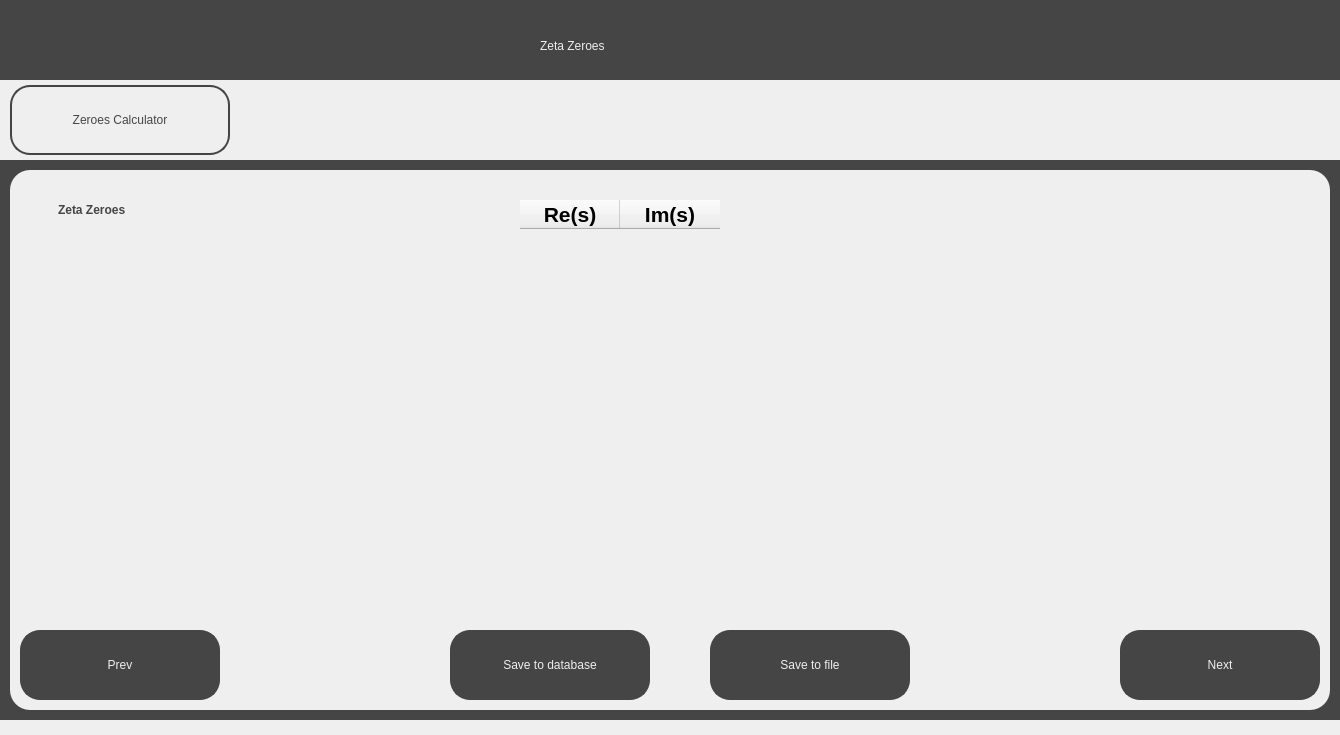
<?xml version="1.0" encoding="UTF-8"?>
<ui version="4.0">
 <class>CalculateZeroes2Screen</class>
 <widget class="QDialog" name="CalculateZeroes2Screen">
  <property name="geometry">
   <rect>
    <x>0</x>
    <y>0</y>
    <width>1340</width>
    <height>735</height>
   </rect>
  </property>
  <property name="windowTitle">
   <string>Visualising the Riemann Hypothesis - Zeta Zeroes</string>
  </property>
  <property name="sizeGripEnabled">
   <bool>false</bool>
  </property>
  <widget class="QWidget" name="widget" native="true">
   <property name="geometry">
    <rect>
     <x>0</x>
     <y>0</y>
     <width>1340</width>
     <height>720</height>
    </rect>
   </property>
   <property name="styleSheet">
    <string notr="true">background-color: rgb(69, 69, 69);</string>
   </property>
   <widget class="QLabel" name="Title">
    <property name="geometry">
     <rect>
      <x>540</x>
      <y>20</y>
      <width>261</width>
      <height>51</height>
     </rect>
    </property>
    <property name="styleSheet">
     <string notr="true">font: 36pt &quot;Sans Serif&quot;; color:rgb(239, 239, 239)</string>
    </property>
    <property name="text">
     <string>Zeta Zeroes</string>
    </property>
   </widget>
   <widget class="QWidget" name="TabBar" native="true">
    <property name="geometry">
     <rect>
      <x>0</x>
      <y>80</y>
      <width>1340</width>
      <height>80</height>
     </rect>
    </property>
    <property name="styleSheet">
     <string notr="true">background-color: rgb(239, 239, 239);</string>
    </property>
    <widget class="QPushButton" name="ZeroesTab">
     <property name="geometry">
      <rect>
       <x>10</x>
       <y>5</y>
       <width>220</width>
       <height>70</height>
      </rect>
     </property>
     <property name="cursor">
      <cursorShape>PointingHandCursor</cursorShape>
     </property>
     <property name="styleSheet">
      <string notr="true">border: 2px solid;
border-radius: 20px;
border-color:rgb(69, 69, 69);
background-color: rgb(239, 239,239);
font: 12pt &quot;Sans Serif&quot;; color:rgb(69, 69, 69);
</string>
     </property>
     <property name="text">
      <string>Zeroes Calculator</string>
     </property>
    </widget>
   </widget>
   <widget class="QWidget" name="MainWidget" native="true">
    <property name="geometry">
     <rect>
      <x>10</x>
      <y>170</y>
      <width>1320</width>
      <height>540</height>
     </rect>
    </property>
    <property name="styleSheet">
     <string notr="true">background-color: rgb(239, 239, 239);
border-radius: 20px;</string>
    </property>
    <widget class="QPushButton" name="PrevButton">
     <property name="geometry">
      <rect>
       <x>10</x>
       <y>460</y>
       <width>200</width>
       <height>70</height>
      </rect>
     </property>
     <property name="cursor">
      <cursorShape>PointingHandCursor</cursorShape>
     </property>
     <property name="styleSheet">
      <string notr="true">border: 2px solid;
border-radius: 20px;
border-color:rgb(69, 69, 69);
background-color: rgb(69, 69, 69);
font: 12pt &quot;Sans Serif&quot;; color:rgb(239, 239, 239);
</string>
     </property>
     <property name="text">
      <string>Prev</string>
     </property>
    </widget>
    <widget class="QPushButton" name="NextButton">
     <property name="geometry">
      <rect>
       <x>1110</x>
       <y>460</y>
       <width>200</width>
       <height>70</height>
      </rect>
     </property>
     <property name="cursor">
      <cursorShape>PointingHandCursor</cursorShape>
     </property>
     <property name="styleSheet">
      <string notr="true">border: 2px solid;
border-radius: 20px;
border-color:rgb(69, 69, 69);
background-color: rgb(69, 69, 69);
font: 12pt &quot;Sans Serif&quot;; color:rgb(239, 239, 239);
</string>
     </property>
     <property name="text">
      <string>Next</string>
     </property>
    </widget>
    <widget class="QLabel" name="SubTitleText">
     <property name="geometry">
      <rect>
       <x>40</x>
       <y>20</y>
       <width>381</width>
       <height>41</height>
      </rect>
     </property>
     <property name="styleSheet">
      <string notr="true">font: 25pt &quot;Sans Serif&quot;; color:rgb(69, 69, 69);
background-color: rgb(239, 239, 239); padding: 5px;</string>
     </property>
     <property name="text">
      <string>&lt;html&gt;&lt;head/&gt;&lt;body&gt;&lt;p&gt;&lt;span style=&quot; font-weight:600;&quot;&gt;Zeta Zeroes&lt;/span&gt;&lt;/p&gt;&lt;/body&gt;&lt;/html&gt;</string>
     </property>
    </widget>
    <widget class="QLabel" name="ErrorLabel">
     <property name="geometry">
      <rect>
       <x>365</x>
       <y>390</y>
       <width>611</width>
       <height>61</height>
      </rect>
     </property>
     <property name="styleSheet">
      <string notr="true">color: rgb(255, 0, 0);
font: 18pt &quot;Sans Serif&quot;;</string>
     </property>
     <property name="text">
      <string>&lt;html&gt;&lt;head/&gt;&lt;body&gt;&lt;p align=&quot;center&quot;&gt;&lt;br/&gt;&lt;/p&gt;&lt;/body&gt;&lt;/html&gt;</string>
     </property>
    </widget>
    <widget class="QTableWidget" name="ZetaTable">
     <property name="geometry">
      <rect>
       <x>510</x>
       <y>30</y>
       <width>300</width>
       <height>351</height>
      </rect>
     </property>
     <column>
      <property name="text">
       <string>Re(s)</string>
      </property>
      <property name="font">
       <font>
        <pointsize>16</pointsize>
        <weight>75</weight>
        <bold>true</bold>
       </font>
      </property>
      <property name="textAlignment">
       <set>AlignCenter</set>
      </property>
     </column>
     <column>
      <property name="text">
       <string>Im(s)</string>
      </property>
      <property name="font">
       <font>
        <pointsize>16</pointsize>
        <weight>75</weight>
        <bold>true</bold>
       </font>
      </property>
      <property name="textAlignment">
       <set>AlignCenter</set>
      </property>
     </column>
    </widget>
    <widget class="QPushButton" name="DatabaseButton">
     <property name="geometry">
      <rect>
       <x>440</x>
       <y>460</y>
       <width>200</width>
       <height>70</height>
      </rect>
     </property>
     <property name="cursor">
      <cursorShape>PointingHandCursor</cursorShape>
     </property>
     <property name="styleSheet">
      <string notr="true">border: 2px solid;
border-radius: 20px;
border-color:rgb(69, 69, 69);
background-color: rgb(69, 69, 69);
font: 12pt &quot;Sans Serif&quot;; color:rgb(239, 239, 239);
</string>
     </property>
     <property name="text">
      <string>Save to database</string>
     </property>
    </widget>
    <widget class="QPushButton" name="FileButton">
     <property name="geometry">
      <rect>
       <x>700</x>
       <y>460</y>
       <width>200</width>
       <height>70</height>
      </rect>
     </property>
     <property name="cursor">
      <cursorShape>PointingHandCursor</cursorShape>
     </property>
     <property name="styleSheet">
      <string notr="true">border: 2px solid;
border-radius: 20px;
border-color:rgb(69, 69, 69);
background-color: rgb(69, 69, 69);
font: 12pt &quot;Sans Serif&quot;; color:rgb(239, 239, 239);
</string>
     </property>
     <property name="text">
      <string>Save to file</string>
     </property>
    </widget>
   </widget>
  </widget>
 </widget>
 <resources/>
 <connections/>
</ui>
